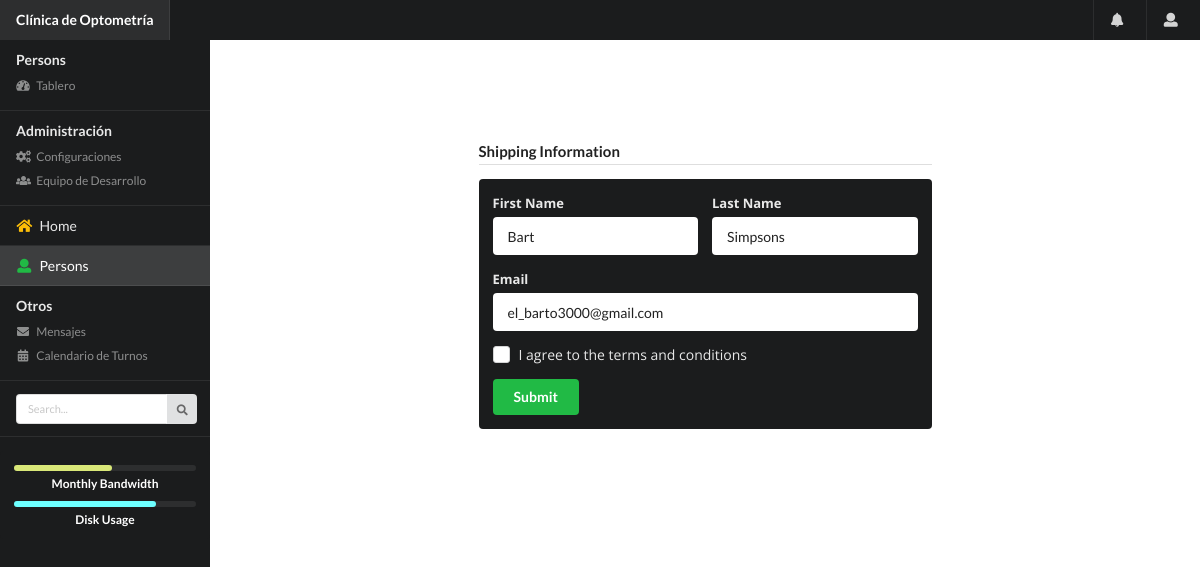
/persons/editPersons/1, run on the app's committed database.
### persons/models.py (models this page shows, shortened)
class Persons(models.Model):
    id_person = models.AutoField(primary_key=True)
    first_name = models.CharField(max_length=50)
    last_name = models.CharField(max_length=50)
    email = models.EmailField(max_length=100)

### persons/class_views.py (the view)
# urls.py: path("editPersons/<int:pk>",class_views.PersonsUpdate.as_view(),name="editPersons"),
class PersonsUpdate(UpdateView):
    model = Persons
    form_class = PersonForm
    template_name = 'persons/addPersons.html'
    success_url = reverse_lazy('persons:viewPersons')

### persons/forms.py
class PersonForm(forms.ModelForm):
    class Meta:
        model = Persons
        fields = ('id_person','first_name','last_name','email',)

### persons/templates/persons/addPersons.html (shortened to what this page needs)
{% extends "persons/sidebar.html" %} {% load static %}
{% block title %} CreatePersons {% endblock %} {% block body %}
<div class="pusher">
  <div class="main-content">
    <div class="ui grid stackable padded">
      <div class="ui two column centered grid">
        <div class="four column centered row">
        </div>
        <div class="column">
          <form class="ui form" method="POST">
            <h4 class="ui dividing header">Shipping Information</h4>
            <div class="ui inverted segment">
              <div class="ui inverted form">
                <div class="two fields">
                  <div class="field">
                    <label>First Name</label>
                    {{ form.first_name }}
                  </div>
                  <div class="field">
                    <label>Last Name</label>
                    {{ form.last_name }}
                  </div>
                </div>
                <div class="field">
                  <label>Email</label>
                  {{ form.email }}
                </div>
                <div class="inline field">
                  <div class="ui checkbox">
                    <label>I agree to the terms and conditions</label>
                  </div>
                </div>
                <button type="submit" class="ui green submit button">Submit</button>
              </div>
            </div>
          </form>
        </div>
        <div class="four column centered row">
        </div>
      </div>
    </div>
  </div>
</div>
{% endblock %}

### persons/static/persons/css/style.css (style rules this page uses)
:root { --tablet: 768px; --smallMonitor: 992px; --largeMonitor: 1200px; --font-family: 'Open Sans', sans-serif; }
body { font-family: var(--font-family) !important; }
.main-content { margin-top: 40px; }
@media (min-width: 768px) { .main-content { margin-left: 15rem; } }

### data on the page
Persons: first_name "Bart", last_name "Simpsons", email "el_barto3000@gmail.com"
